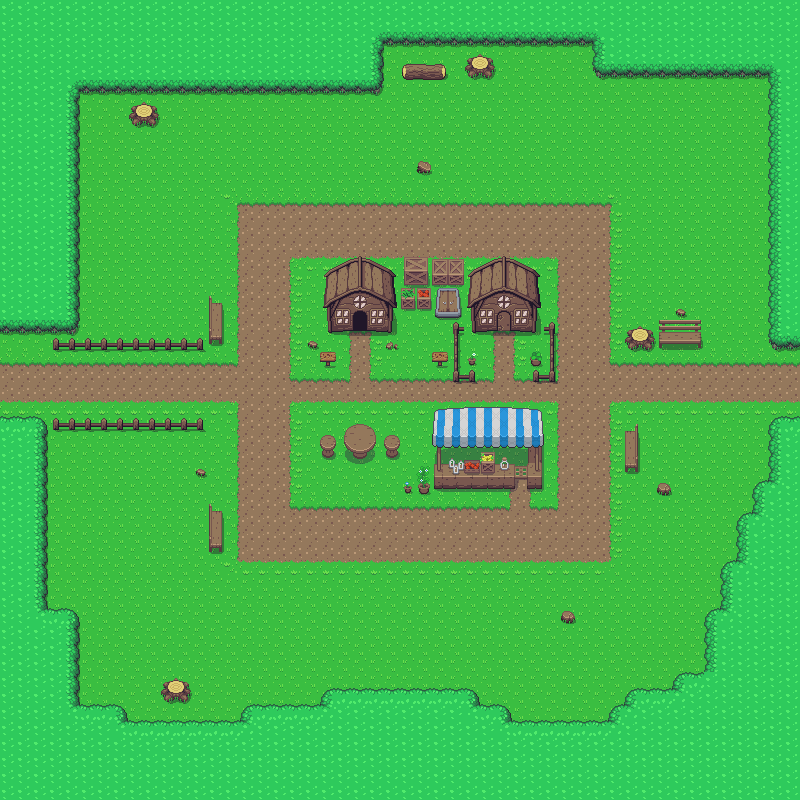

This game map was drawn from its Tiled (.tmx) file and the tilesets committed beside it. A one-line description and the trimmed map source follow:
An orthogonal 50x50 tile map with 16x16 px tiles, 2 tile layers (Ground, Collisions) and 34 objects.

<map version="1.4" tiledversion="1.4.2" orientation="orthogonal" renderorder="left-down" width="50" height="50" tilewidth="16" tileheight="16" infinite="0" nextlayerid="6" nextobjectid="37">
 <tileset firstgid="1" name="overworld" tilewidth="16" tileheight="16" tilecount="1440" columns="40">
  <image source="../Art/Overworld.png" width="640" height="576" />
  <terraintypes>
   <terrain name="Path" tile="0" />
   <terrain name="Pond" tile="0" />
   <terrain name="VerticalBridge" tile="0" />
   <terrain name="HorizontalBridge" tile="0" />
   <terrain name="WaterFountain" tile="0" />
  </terraintypes>
  <tile id="242" terrain=",,,1" />
  <tile id="243" terrain=",,1,1" />
  <tile id="244" terrain=",,1," />
  <tile id="245" terrain=",,,2" />
  <tile id="246" terrain=",,2,2" />
  <tile id="247" terrain=",,2," />
  <tile id="248" terrain=",,,3" />
  <tile id="249" terrain=",,3,3" />
  <tile id="250" terrain=",,3," />
  <tile id="282" terrain=",1,,1" />
  <tile id="283" terrain="1,1,1,1" />
  <tile id="284" terrain="1,,1," />
  <tile id="285" terrain=",2,,2" />
  <tile id="286" terrain="2,2,2,2" />
  <tile id="287" terrain="2,,2," />
  <tile id="288" terrain=",3,,3" />
  <tile id="289" terrain="3,3,3,3" />
  <tile id="290" terrain="3,,3," />
  <tile id="322" terrain=",1,," />
  <tile id="323" terrain="1,1,," />
  <tile id="324" terrain="1,,," />
  <tile id="325" terrain=",2,," />
  <tile id="326" terrain="2,2,," />
  <tile id="327" terrain="2,,," />
  <tile id="328" terrain=",3,," />
  <tile id="329" terrain="3,3,," />
  <tile id="330" terrain="3,,," />
  <tile id="362" terrain="1,1,1," />
  <tile id="363" terrain="1,1,,1" />
  <tile id="385" terrain=",,,4" />
  <tile id="386" terrain=",,4,4" />
  <tile id="387" terrain=",,4," />
  <tile id="402" terrain="1,,1,1" />
  <tile id="403" terrain=",1,1,1" />
  <tile id="425" terrain=",4,,4" />
  <tile id="426" terrain="4,4,4,4" />
  <tile id="427" terrain="4,,4," />
  <tile id="465" terrain=",4,," />
  <tile id="466" terrain="4,4,," />
  <tile id="467" terrain="4,,," />
  <tile id="1160" terrain=",,,0" />
  <tile id="1161" terrain=",,0,0" />
  <tile id="1162" terrain=",,0," />
  <tile id="1200" terrain=",0,,0" />
  <tile id="1201" terrain="0,0,0,0" />
  <tile id="1202" terrain="0,,0," />
  <tile id="1240" terrain=",0,," />
  <tile id="1241" terrain="0,0,," />
  <tile id="1242" terrain="0,,," />
  <tile id="1280" terrain="0,0,0," />
  <tile id="1281" terrain="0,0,,0" />
  <tile id="1320" terrain="0,,0,0" />
  <tile id="1321" terrain=",0,0,0" />
 </tileset>
 <layer id="1" name="Ground" width="50" height="50">
  <data>[2500 cells, 2500 non-empty, 14 distinct tile ids]</data>
 </layer>
 <layer id="4" name="Collisions" width="50" height="50">
  <data>[2500 cells, 1006 non-empty, 138 distinct tile ids]</data>
 </layer>
 <objectgroup id="5" name="collision mask">
  <object id="3" x="3.33333" y="331.333">
   <polygon points="0,0 46,2 48,20 202,20.6667 202,14.6667 220.667,14.6667 220.667,-36.6667 203.333,-37.3333 201.333,0.666667 81.3333,0.666667 79.3333,-232.667 122.667,-233.333 124,-202 157.333,-204 157.333,-234.667 382,-235.333 383.333,-248.667 450,-250 493.333,-252 494.667,-279.333 584,-282.667 586.667,-252 760,-250.667 761.333,20.6667 795.333,20.6667 796,-331.333 -3.33333,-330.667" />
  </object>
  <object id="4" x="417.333" y="161.333">
   <polygon points="0,0 0,12.6667 14.6667,11.3333 15.3333,-2.66667" />
  </object>
  <object id="5" x="306" y="338.667">
   <polygon points="0,0 -0.666667,11.3333 11.3333,12.6667 12.6667,-0.666667" />
  </object>
  <object id="6" x="320.667" y="353.333">
   <polygon points="0,0 -0.666667,13.3333 14,13.3333 15.3333,-1.33333" />
  </object>
  <object id="7" x="326" y="335.333">
   <polygon points="0,0 27.3333,-1.33333 28.3333,-17.6667 39.3333,-19 39.6667,-1.33333 69.6667,-2 71,-63 36.6667,-79.6667 -5.33333,-60.6667" />
  </object>
  <object id="8" x="384.333" y="341">
   <polygon points="0,0 1,11.3333 15.3333,8.66667 14,-4.33333" />
  </object>
  <object id="9" x="400" y="257" width="63" height="63" />
  <object id="10" x="432" y="352.333" width="16" height="15.3333" />
  <object id="11" x="464" y="352" width="16.3333" height="15.6667" />
  <object id="12" x="528.667" y="351.667" width="14" height="16.3333" />
  <object id="13" x="464.333" y="256.333" width="79.3333" height="79" />
  <object id="14" x="448.667" y="321.333" width="14.6667" height="61.3333" />
  <object id="15" x="464.333" y="369" width="15.3333" height="15" />
  <object id="16" x="544.667" y="320.333" width="15" height="63.6667" />
  <object id="17" x="528.667" y="369.333" width="15.6667" height="14.6667" />
  <object id="18" x="623.667" y="320.333" width="79.6667" height="31.6667" />
  <object id="19" x="672" y="304.333" width="16.3333" height="16" />
  <object id="20" x="624.5" y="416.5" width="15" height="62.5" />
  <object id="21" x="656" y="480" width="16.5" height="16.5" />
  <object id="22" x="432.5" y="401.5" width="111" height="93.5" />
  <object id="23" x="399.5" y="479.5" width="32" height="16.5" />
  <object id="24" x="416.5" y="465" width="15.5" height="14.5" />
  <object id="25" x="320.5" y="432.5" width="79" height="30" />
  <object id="26" x="341" y="420" width="36.5" height="16.5" />
  <object id="27" x="-0.666667" y="416" width="208.667" height="16" />
  <object id="28" x="192" y="464.667" width="14" height="15.3333" />
  <object id="29" x="208.667" y="496.667" width="13.3333" height="62.6667" />
  <object id="30" x="0" y="432.667" width="50" height="367.333" />
  <object id="31" x="50.6667" y="609.333" width="30.6667" height="189.333" />
  <object id="32" x="82.6667" y="706.667" width="44.6667" height="90.6667" />
  <object id="33" x="160.667" y="674.667" width="30.6667" height="29.3333" />
  <object id="34" x="130" y="718.667" width="108.667" height="81.3333" />
  <object id="35" x="560" y="608.667" width="16.6667" height="16" />
  <object id="36" x="796.667" y="417.333">
   <polygon points="0,0 -27.3333,-0.666667 -28.6667,60.6667 -44,63.3333 -44,91.3333 -60.6667,94 -62.6667,142.667 -79.3333,141.333 -77.3333,188.667 -92,189.333 -94,253.333 -128,253.333 -126.667,268 -176.667,270 -194.667,300.667 -276,300.667 -290,280 -312.667,282 -324,268.667 -477.333,268 -486,283.333 -559.333,285.333 -557.333,381.333 2.66667,382.667" />
  </object>
 </objectgroup>
</map>
